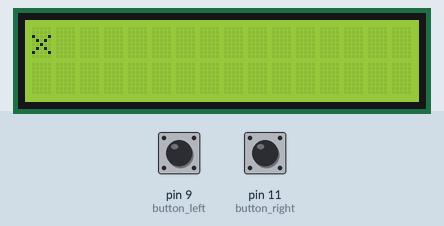
Simulated run of this sketch. Board: Arduino Uno, built with avr-gcc and run on an emulated ATmega328P. On the bench: 16×2 character LCD. Inputs (shaded band) come from the test bench; at power-on: pin 9 (button_left) LOW, pin 11 (button_right) LOW.

Above: at 1.2 s.
1.3 s: pin 9 (button_left) pulled HIGH for 3.2 s
At 5.0 s:
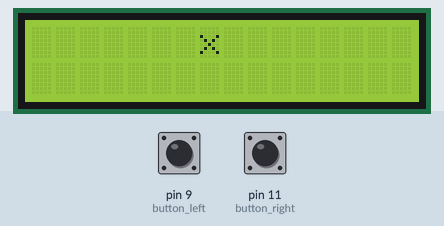
6.0 s: pin 9 (button_left) pulled HIGH for 0.15 s
At 6.9 s:
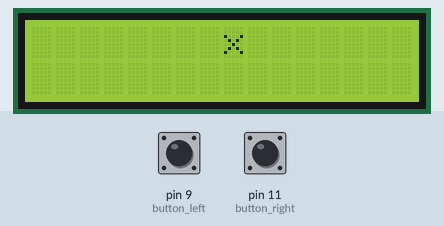
Timing chart, 0 to 9.0 s (numbered marks = the images above; inputs shaded):
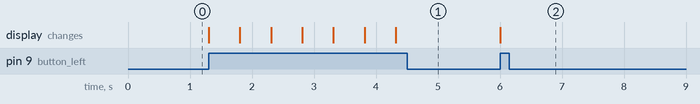

Measured:
- after the input at 1.3 s, the display: first changes at once (image 1 shows a later state)
- after the input at 6.0 s, the display: changes at once (image 2)

The sketch:

_2_2_move_x.ino
```cpp
/*
Module Name:
  #2 2_move x.ino

Description:
  Show a "x" on the LCD display. There are two buttons connecting
  to the board, called the "left" and the "right". After pressing
  the left one, the "x" will be moved to the left by one column;
  to the right by one column for the right, respectively.
  If the "x" moves to the right from the very right side, it will
  return to the very left side and viceversa.

Code source:
  Examples -> LiquidCrystal -> HelloWorld
  LiquidCrystal Library - display() and noDisplay()

With reference to:
  https://www.arduino.cc/en/Reference/LiquidCrystal
  Electronic Bricks Starter Kit Cookbook v1.3

Modifications applied:
  (1) We used BUS 1 to connect the LCD display, so the pin numbers
  are modified to "lcd(2, 3, 4, 5, 6, 7, 8);"
  (2) use setCursor() so as to implement the location changes of "x"

Public Interface:
  Show "x" on the LCD display.
  Respond to user's pressing different buttons.

Side Effects:
  No. The locations of "x" change quite fast and smoothly!

Authors:
  Shihao Piao, Tutian Tang, Ziliang Guo
Rev. 0 - 8 Jul
*/

// include the library code:
#include <LiquidCrystal.h>

const int MAX_WIDTH=16;         // the width of the LCD display
// const int DELAY_INTERVAL=50;    // delay to wait for status change
int button_left=9;              // the pin number of the left button
int button_right=11;            // the pin number of the right button
int character_loc=0;            // the number of column where "x" locates

// initialize the library by associating any needed LCD interface pin
// with the arduino pin number it is connected to
const int rs = 2, en = 3, d4 = 4, d5 = 5, d6 = 6, d7 = 7, d8 = 8;
LiquidCrystal lcd(rs, en, d4, d5, d6, d7, d8);

void setup()
{
  // setup the pin numbers of the two buttons
  pinMode(button_left, INPUT);
  pinMode(button_right, INPUT);
  // set up the LC  D's number of columns and rows
  lcd.begin(MAX_WIDTH, 2);
  // initialize the cursor location and the output "x"
  lcd.setCursor(0,0);
  lcd.print("x");
  // Serial.begin(9600);
}

void loop()
{
/* Approach One
  lcd.display();
  delay(500);
*/
  // to indicate whether a button is pressed. True for yes; false for not.
  bool status_change=false;
/*if(digitalRead(button_left))
  {
    delay(DELAY_INTERVAL);
    if(!digitalRead(button_left))
    {
      character_loc+=1;
    }
    status_change=true;
  }
  if(digitalRead(button_right))
  {
    delay(DELAY_INTERVAL);
    if(!digitalRead(button_right))
    {
      character_loc-=1;
    }
    status_change=true;
  }
*/
  if(digitalRead(button_left))        // the left button is of a high voltage, thus pressed
  {
    character_loc++;
    status_change=true;
    // Serial.println("left");
  }
  else if (digitalRead(button_right)) // the right button is of a high voltage, thus pressed
  {
    character_loc--;
    status_change=true;
    // Serial.println("right");
  }

  // if a button is pressed, change the output location of the "x"
  if(status_change)
  {
    // check whether the location overflows
    // if larger than maximum, set to 0; if less than minimum, set to maximum
    if(character_loc>=MAX_WIDTH)
      character_loc-=16;
    else if(character_loc<0)
      character_loc+=16;

    // clear the previously printed "x"
    lcd.clear();

    // set the cursor to the new location and print "x"
    lcd.setCursor(character_loc,0);
    lcd.print("x");

    delay(500);
    // set the status back to that indicating no button is pressed
    status_change=false;
  }

}
```
